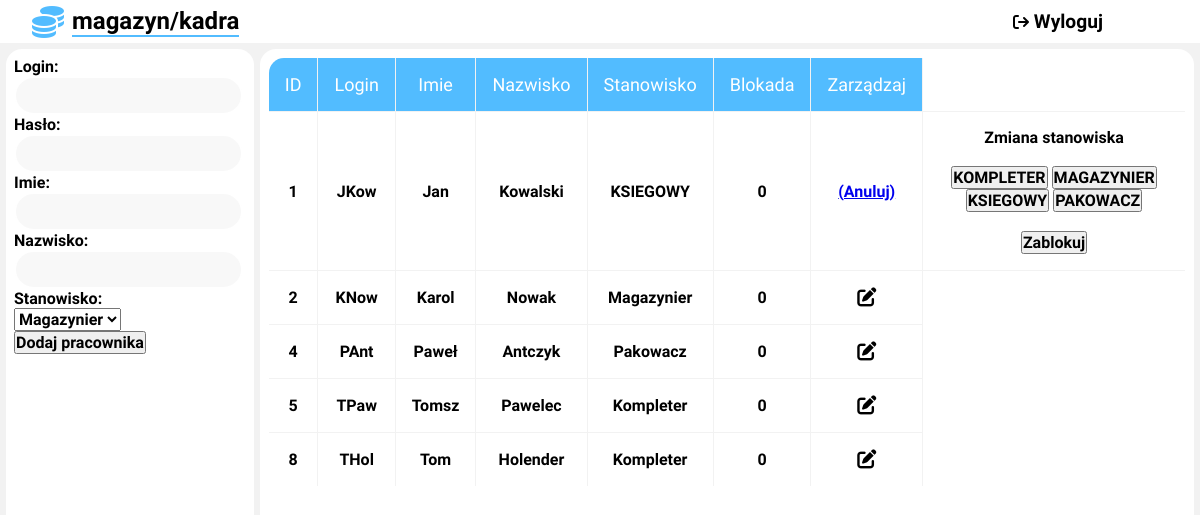
Page /mag/kadra.php?edit=1 on the committed database.
### tables this page shows
CREATE TABLE `pracownik` (
  `ID_PRACOWNIKA` int(11) NOT NULL,
  `IMIE` varchar(30) NOT NULL,
  `NAZWISKO` varchar(50) NOT NULL,
  `STANOWISKO` varchar(20) NOT NULL,
  `DATA_ZATRUDNIENIA` date NOT NULL,
  `HASLO` varchar(30) NOT NULL,
  `LOGIN` varchar(30) NOT NULL,
  `BLOKADA` tinyint(1) NOT NULL
);

### mag/kadra.php (the view, shortened to what this page needs)
<!DOCTYPE HTML>
<html>
<head>
	<link rel="stylesheet" type="text/css" href="style_kadra.css">
	<link rel="stylesheet" href="https://cdnjs.cloudflare.com/ajax/libs/font-awesome/6.1.0/css/all.min.css"/>
</head>
<body>
<div class="container">
<?php
$conn = mysqli_connect("localhost", "root", "", "magazyn");
mysqli_query($conn, 'SET NAMES utf8');
mysqli_query($conn, 'SET CHARACTER SET utf8');
mysqli_query($conn, "SET collation_connection = utf8_polish_ci");
?>
<div class="nav">
			<div class="logo">
				<i class="fa-solid fa-coins"></i>
				<h2>magazyn/kadra</h2>
			</div>
	<div class="nav_panel">
	<form action="klient.php" method="post">
			<button type="submit"><i class="fa-solid fa-arrow-right-from-bracket"></i> Wyloguj </button>
		</form>
	</div>
</div>
<div class="dodawanie">
	<form action="kadra-dodaj.php" method="post">
			Login:
			<br>
			<input type="text" name="login" required>
			<br>
			Hasło:
			<br>
			<input type="password" name="haslo"	required>
			<br>
			Imie:
			<br>
			<input type="text" name="imie" required>
			<br>
			Nazwisko:
			<br>
			<input type="text" name="nazwisko" required>
			<br>
			Stanowisko:
			<br>
			<select name="stanowisko" required>
			<option>Magazynier</option>
			</select>
			<button type="submit" value="Dodaj pracownika">Dodaj pracownika</button>
	</form>
</div>
<div class="panel">
	<table class="tab">
	<tr>
	<td><b>ID</b></td>
	<td><b>Login</b></td>
	<td><b>Imie</b></td>
	<td><b>Nazwisko</b></td>
	<td><b>Stanowisko</b></td>
	<td><b>Blokada</b></td>
	<td><b>Zarządzaj</b></td>
	</tr>
	<?php
		$result = mysqli_query($conn, "SELECT * FROM PRACOWNIK where STANOWISKO != 'Administrator'");
		while($row = mysqli_fetch_assoc($result))
		{
			$stan=$row['STANOWISKO'];
			$idu=$row['ID_PRACOWNIKA'];
			$log=$row['LOGIN'];
			$akt=$row['BLOKADA'];
			$im=$row['IMIE'];
			$naz=$row['NAZWISKO'];
			echo '<tr>';
			echo '<td>';
			echo $idu;
			echo '</td>';
			echo '<td>';
			echo $log;
			echo '</td>';
			echo '<td>';
			echo $im;
			echo '</td>';
			echo '<td>';
			echo $naz;
			echo '</td>';
			echo '<td>';
			echo $stan;
			echo '</td>';
			echo '<td>';
			echo $akt;
			echo '</td>';
			echo '<td>';
			if($_GET['edit'] == $idu)
			{
			echo '<a href="kadra.php?edit="';
			echo $idu;
			echo '"> (Anuluj)</a>';
			}
			else
			{
			echo '<a href="kadra.php?edit=';
			echo $idu;
			echo '"><i class="fa-solid fa-pen-to-square"></i></a>';
			}
			echo '</td>';
			if($_GET['edit']==$idu)
			{
			?>
			<td>
			<b class="nag2">Zmiana stanowiska</b>
			<br>
			<br>
			<form action="kadra-zmien.php" method="post">
			<button type="submit" name="upr" value="3">KOMPLETER</button>
			<button type="submit" name="upr" value="1">MAGAZYNIER</button>
			<button type="submit" name="upr" value="2">KSIEGOWY</button>
			<button type="submit" name="upr" value="4">PAKOWACZ</button>
			</form>
			<br>
			<form action="kadra-zmien.php" method="post">
			<?php
			if ($akt == 0) echo '<button type="submit" name="blok" value="0">Zablokuj</button>';
			else echo '<button type="submit" name="blok" value="1">Odblokuj</button>';
			echo '</form>';
		}
		}
	echo '</div>';
	?>
</div>
</body>
</html>

### mag/style_kadra.css (style rules this page uses)
* { font-family: 'Work Sans', sans-serif; font-weight: 600; font-size: medium; margin: 0; padding: 0; }
body { background: #f2f2f2; }
.container { display: grid; width: 100vw; min-height: 100vh; margin: 0; grid-gap: 6px; grid-template-columns: 1fr auto auto 1fr; grid-template-rows: auto 1fr; grid-template-areas: "nav nav nav nav" ". dodawanie panel ." ". dodawanie panel ."; }
.nav { grid-area: nav; background: white; color: black; display: grid; grid-template-columns: 1fr 1fr 1fr 1fr; grid-template-rows: repeat(4, auto) 1fr; grid-template-areas: "logo . . nav_panel" }
.logo { grid-area: logo; align-items: center; margin-left: 4vh; display: flex; float: left; text-align: left; width: 100%; color: black; }
.logo i { font-size: xx-large; font-weight: bolder; color: #52BCFF; }
.logo h2 { font-size: x-large; margin-left: 1vh; font-weight: bold; border-bottom: 2px solid #52BCFF; }
.nav_panel { grid-area: nav_panel; align-items: center; justify-content: center; display: flex; float: right; text-align: left; width: 100%; }
.nav_panel button { width: 100%; border:0.15em solid white; outline: none; justify-content: center; cursor: pointer; -webkit-appearance: none; font-weight: bold; font-size: larger; text-align: center; border-radius: 0.5rem; background-color: white; color: black; text-decoration: none; margin: 1vh; }
.dodawanie { grid-area: dodawanie; background: white; padding: 1vh; border-radius: 1rem; display: flex; justify-content: center; }
.dodawanie input { width: 90%; padding: 1vh; border:0.15em solid #FFFFFF; outline: none; justify-content: center; cursor: pointer; -webkit-appearance: none; font-weight: 600; font-size: medium; border-radius: 3rem; background-color: #F8F8F8; }
.panel { grid-area: panel; background: white; padding: 1vh; border-radius: 1rem; }
table { table-layout: fixed; border-collapse: collapse; border-radius: 1em; overflow: hidden; max-height: 400px; }
table, td, th { border: 1px solid #f2f2f2; }
table i { width: 100%; outline: none; justify-content: center; cursor: pointer; font-weight: bold; font-size: larger; text-align: center; color: black; }
td { padding: 1rem; text-align: center; align-items: center; }
tr:nth-child(1) { background-color: #52bcff; color: white; font-size: large; font-weight: lighter; border-radius: 1rem; }
tr:nth-child(1) b { font-size: large; font-weight: lighter; }

### rows in the picture
pracownik: ID_PRACOWNIKA "1", LOGIN "JKow", IMIE "Jan", NAZWISKO "Kowalski", STANOWISKO "KSIEGOWY", BLOKADA "0", shows "Zablokuj"
pracownik: ID_PRACOWNIKA "2", LOGIN "KNow", IMIE "Karol", NAZWISKO "Nowak", STANOWISKO "Magazynier", BLOKADA "0"
pracownik: ID_PRACOWNIKA "4", LOGIN "PAnt", IMIE "Paweł", NAZWISKO "Antczyk", STANOWISKO "Pakowacz", BLOKADA "0"
pracownik: ID_PRACOWNIKA "5", LOGIN "TPaw", IMIE "Tomsz", NAZWISKO "Pawelec", STANOWISKO "Kompleter", BLOKADA "0"
pracownik: ID_PRACOWNIKA "8", LOGIN "THol", IMIE "Tom", NAZWISKO "Holender", STANOWISKO "Kompleter", BLOKADA "0"
